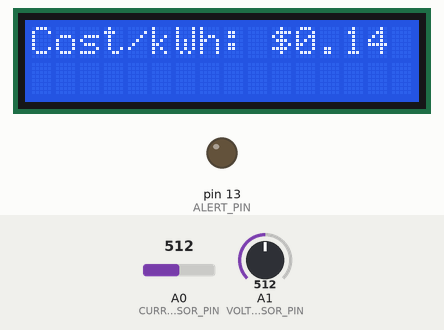
A sketch run on a simulated Arduino Uno, built with avr-gcc and run on an emulated ATmega328P. Shown: 16×2 character LCD, output pins drawn as LEDs (lit = HIGH). Inputs (shaded band) come from the test bench; at power-on: A0 (CURRENT_SENSOR_PIN) = 512, A1 (VOLTAGE_SENSOR_PIN) = 512. Storage starts empty; what the sketch prints to the serial monitor is not drawn.

Above: at 12.4 s.
12.5 s: A0 (CURRENT_SENSOR_PIN) set to 716
At 13.84 s:
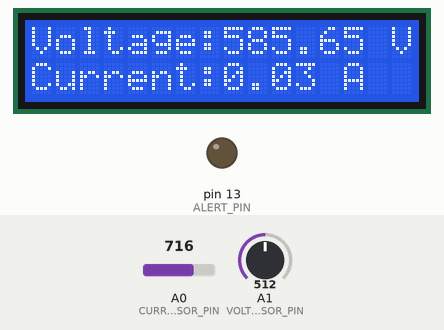
15.5 s: A1 (VOLTAGE_SENSOR_PIN) set to 306
At 16.26 s:
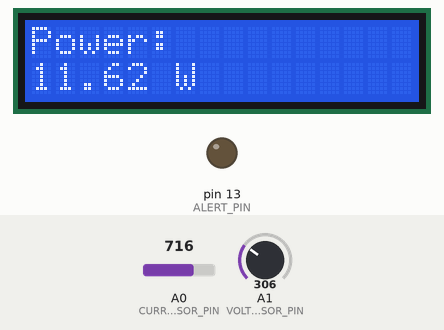
17.9 s: A0 (CURRENT_SENSOR_PIN) set to 746
At 18.67 s:
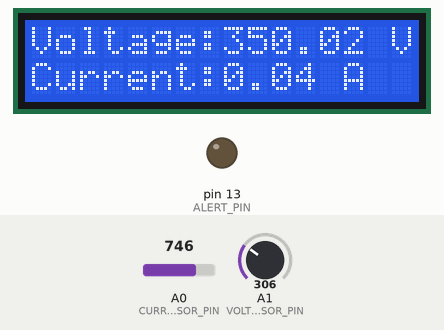
20.3 s: A0 (CURRENT_SENSOR_PIN) set to 780
At 21.08 s:
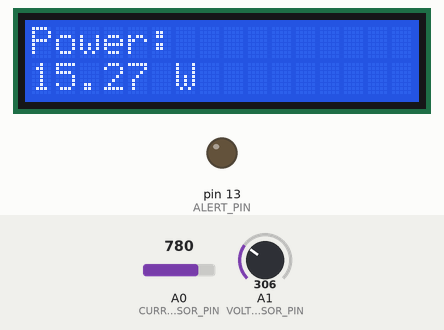
22.7 s: A1 (VOLTAGE_SENSOR_PIN) set to 210
At 23.5 s:
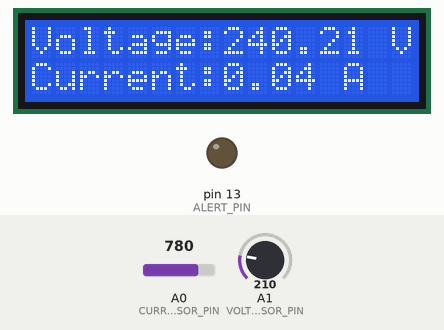
25.2 s: A1 (VOLTAGE_SENSOR_PIN) set to 190
At 25.9 s:
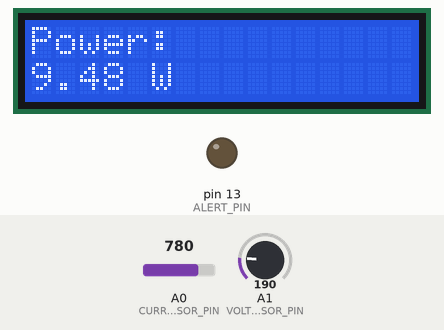
Timing chart, 0 to 28.2 s (numbered marks = the images above; inputs shaded):
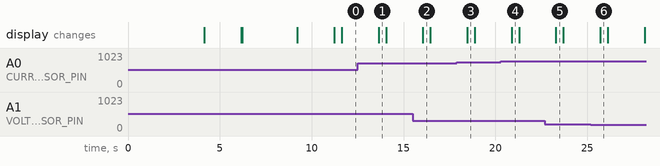

The sketch:

FactorySense.ino
```cpp
// Libraries for LCD and voltage sensor
#include <LiquidCrystal.h>
#include <SPI.h>
#include <SD.h>

// Define pins for current and voltage sensors
#define CURRENT_SENSOR_PIN A0
#define VOLTAGE_SENSOR_PIN A1

// Set up the LCD pins
LiquidCrystal lcd(12, 11, 5, 4, 3, 2);

// Calibration constants for the sensors
const float VOLTAGE_CALIBRATION = 234.26;  // Adjust based on the sensor
const float CURRENT_CALIBRATION = 30.0;    // Adjust based on the sensor

void inner_setup() {
  Serial.begin(9600);
  lcd.begin(16, 2);  // Initialize LCD (16x2 size)
  lcd.print("Power Meter");
  delay(2000);
  lcd.clear();
}

unsigned long previousMillis = 0;  // stores the last time display was updated
const long interval = 2000;        // interval at which to update display (2 seconds)
bool showPower = true;             // toggle between showing power and voltage/current

void inner_loop() {
  // Read current from SCT-013
  float current = readCurrent(CURRENT_SENSOR_PIN);

  // Read voltage from ZMPT101B
  float voltage = readVoltage(VOLTAGE_SENSOR_PIN);

  // Calculate power consumption (P = V * I)
  float power = voltage * current;

  // Get the current time
  unsigned long currentMillis = millis();

  // If 2 seconds have passed, update the display
  if (currentMillis - previousMillis >= interval) {
    previousMillis = currentMillis;

    lcd.clear();

    if (showPower) {
      // Display power on the LCD
      lcd.setCursor(0, 0);
      lcd.print("Power:");
      lcd.setCursor(0, 1);
      lcd.print(power);
      lcd.print(" W");
    } else {
      // Display voltage and current on the LCD
      lcd.setCursor(0, 0);
      lcd.print("Voltage:");
      lcd.print(voltage);
      lcd.print(" V");
      lcd.setCursor(0, 1);
      lcd.print("Current:");
      lcd.print(current);
      lcd.print(" A");
    }

    // Toggle the display flag
    showPower = !showPower;
  }

  // Print to Serial Monitor
  Serial.print("Current: ");
  Serial.print(current);
  Serial.print(" A, Voltage: ");
  Serial.print(voltage);
  Serial.print(" V, Power: ");
  Serial.print(power);
  Serial.println(" W");
}

float readCurrent(int pin) {
  int sensorValue = analogRead(pin);
  float current = (sensorValue - 512) * (5.0 / 1024.0) / CURRENT_CALIBRATION;
  return abs(current);  // Return the absolute current value
}

float readVoltage(int pin) {
  int sensorValue = analogRead(pin);
  float voltage = sensorValue * (5.0 / 1024.0) * VOLTAGE_CALIBRATION;
  return voltage;
}


// SD card chip select pin
const int chipSelect = 4;  // Adjust based on your SD card module

void inner3_setup() {
  inner_setup();
  Serial.begin(9600);

  // Initialize LCD
  lcd.begin(16, 2);
  lcd.print("Power Meter");
  delay(2000);
  lcd.clear();

  // Initialize SD card
  if (!SD.begin(chipSelect)) {
    Serial.println("SD card initialization failed!");
    lcd.print("SD Init Failed");
    return;
  }
  Serial.println("SD card initialized.");
  lcd.print("SD Init Success");
  delay(2000);
  lcd.clear();
}

void logDataToSD(float voltage, float current, float power) {
  // Open the file for appending
  File dataFile = SD.open("datalog.txt", FILE_WRITE);

  // If the file is available, write the data
  if (dataFile) {
    dataFile.print("Voltage: ");
    dataFile.print(voltage);
    dataFile.print(" V, Current: ");
    dataFile.print(current);
    dataFile.print(" A, Power: ");
    dataFile.print(power);
    dataFile.println(" W");
    dataFile.close();  // Close the file
    Serial.println("Data logged to SD card.");
  } else {
    Serial.println("Error opening datalog.txt");
  }
}

void inner3_loop() {
  inner_loop();
  // Read current from SCT-013
  float current = readCurrent(CURRENT_SENSOR_PIN);

  // Read voltage from ZMPT101B
  float voltage = readVoltage(VOLTAGE_SENSOR_PIN);

  // Calculate power consumption (P = V * I)
  float power = voltage * current;

  // Log data to SD card
  logDataToSD(voltage, current, power);

  // Existing alternating display code (from version 2.0)
  unsigned long currentMillis = millis();

  if (currentMillis - previousMillis >= interval) {
    previousMillis = currentMillis;

    lcd.clear();

    if (showPower) {
      lcd.setCursor(0, 0);
      lcd.print("Power:");
      lcd.setCursor(0, 1);
      lcd.print(power);
      lcd.print(" W");
    } else {
      lcd.setCursor(0, 0);
      lcd.print("Voltage:");
      lcd.print(voltage);
      lcd.print(" V");
      lcd.setCursor(0, 1);
      lcd.print("Current:");
      lcd.print(current);
      lcd.print(" A");
    }

    showPower = !showPower;
  }

  // Print to Serial Monitor
  Serial.print("Current: ");
  Serial.print(current);
  Serial.print(" A, Voltage: ");
  Serial.print(voltage);
  Serial.print(" V, Power: ");
  Serial.print(power);
  Serial.println(" W");
}

#include <SoftwareSerial.h>

// Bluetooth module pins
SoftwareSerial bluetooth(10, 11);  // RX, TX pins for Bluetooth module

void inner4_setup() {
  // Call the existing setup function for LCD and SD card
  inner3_setup();

  // Initialize Bluetooth serial communication
  bluetooth.begin(9600);
  Serial.println("Bluetooth initialized.");
}

void sendDataOverBluetooth(float voltage, float current, float power) {
  bluetooth.print("Voltage: ");
  bluetooth.print(voltage);
  bluetooth.print(" V, Current: ");
  bluetooth.print(current);
  bluetooth.print(" A, Power: ");
  bluetooth.print(power);
  bluetooth.println(" W");

  Serial.println("Data sent over Bluetooth.");
}

void inner4_loop() {
  // Call the existing loop function for data logging and display
  inner3_loop();

  // Read current from SCT-013
  float current = readCurrent(CURRENT_SENSOR_PIN);

  // Read voltage from ZMPT101B
  float voltage = readVoltage(VOLTAGE_SENSOR_PIN);

  // Calculate power consumption (P = V * I)
  float power = voltage * current;

  // Send data over Bluetooth
  sendDataOverBluetooth(voltage, current, power);
}

void inner5_setup() {
  // Call the existing setup function for LCD and SD card
  inner4_setup();
}

// New Feature: Real-time power consumption graphing

void plotPowerGraph(float power) {
  // This function will print the power value in a way that can be used by the Arduino Serial Plotter
  Serial.print("Power: ");
  Serial.println(power);  // Power value is plotted on the graph
}

void inner5_loop() {
  // Call the existing loop function for logging and Bluetooth transmission
  inner4_loop();

  // Read current from SCT-013
  float current = readCurrent(CURRENT_SENSOR_PIN);

  // Read voltage from ZMPT101B
  float voltage = readVoltage(VOLTAGE_SENSOR_PIN);

  // Calculate power consumption (P = V * I)
  float power = voltage * current;

  // Plot the power graph
  plotPowerGraph(power);

  // Send data over Bluetooth
  sendDataOverBluetooth(voltage, current, power);
}

void inner6_setup(){
  inner5_setup();
}

// New Feature: Calibration for current and voltage sensors

float calibrateCurrentSensor(float currentReading) {
  // Apply calibration factor to current sensor reading
  float calibratedCurrent = currentReading * CURRENT_CALIBRATION;
  return calibratedCurrent;
}

float calibrateVoltageSensor(float voltageReading) {
  // Apply calibration factor to voltage sensor reading
  float calibratedVoltage = voltageReading * VOLTAGE_CALIBRATION;
  return calibratedVoltage;
}

void inner6_loop() {
  // Call the existing loop function for logging and Bluetooth transmission
  inner5_loop();

  // Read current from SCT-013 and apply calibration
  float rawCurrent = readCurrent(CURRENT_SENSOR_PIN);
  float current = calibrateCurrentSensor(rawCurrent);

  // Read voltage from ZMPT101B and apply calibration
  float rawVoltage = readVoltage(VOLTAGE_SENSOR_PIN);
  float voltage = calibrateVoltageSensor(rawVoltage);

  // Calculate power consumption (P = V * I)
  float power = voltage * current;

  // Plot the power graph
  plotPowerGraph(power);

  // Send data over Bluetooth
  sendDataOverBluetooth(voltage, current, power);
}


// New Feature: Power Threshold Alert

const float POWER_THRESHOLD = 100.0;  // Example threshold (in watts)
const int ALERT_PIN = 13;             // Pin connected to the alert system (e.g., LED)

void inner7_setup() {
  inner6_setup();  // Call version 6.0 setup

  // Set up the alert pin
  pinMode(ALERT_PIN, OUTPUT);
  digitalWrite(ALERT_PIN, LOW);  // Turn off alert at start

  Serial.println("Version 7.0 Setup Complete");
}

void inner7_loop() {
  inner6_loop();  // Call version 6.0 loop

  // Check if power exceeds threshold
  float current = readCurrent(CURRENT_SENSOR_PIN);
  float voltage = readVoltage(VOLTAGE_SENSOR_PIN);
  float power = voltage * current;

  if (power > POWER_THRESHOLD) {
    digitalWrite(ALERT_PIN, HIGH);  // Turn on alert (e.g., LED on)
    Serial.println("Power threshold exceeded! Alert triggered.");
  } else {
    digitalWrite(ALERT_PIN, LOW);   // Turn off alert (e.g., LED off)
  }

  Serial.println("Version 7.0 Loop Running");
}


// New Feature: Timestamping for Readings

void logDataWithTimestamp(float voltage, float current, float power) {
  // Get the current timestamp
  unsigned long timestamp = millis();  // Use millis for simplicity; can be replaced with a real RTC module

  // Log the data with the timestamp to the Serial Monitor
  Serial.print("Timestamp: ");
  Serial.print(timestamp);
  Serial.print(", Voltage: ");
  Serial.print(voltage);
  Serial.print(" V, Current: ");
  Serial.print(current);
  Serial.print(" A, Power: ");
  Serial.print(power);
  Serial.println(" W");

  // If needed, log the timestamp to the SD card as well
  File dataFile = SD.open("datalog.txt", FILE_WRITE);
  if (dataFile) {
    dataFile.print("Timestamp: ");
    dataFile.print(timestamp);
    dataFile.print(", Voltage: ");
    dataFile.print(voltage);
    dataFile.print(" V, Current: ");
    dataFile.print(current);
    dataFile.print(" A, Power: ");
    dataFile.println(power);
    dataFile.close();
  } else {
    Serial.println("Error opening datalog.txt");
  }
}

void inner8_setup(){
  inner7_setup();
}

void inner8_loop() {
  inner7_loop();  // Call version 7.0 loop

  // Read current from SCT-013
  float current = readCurrent(CURRENT_SENSOR_PIN);

  // Read voltage from ZMPT101B
  float voltage = readVoltage(VOLTAGE_SENSOR_PIN);

  // Calculate power consumption (P = V * I)
  float power = voltage * current;

  // Log data with timestamp
  logDataWithTimestamp(voltage, current, power);

  // Check if power exceeds threshold (from v7.0)
  if (power > POWER_THRESHOLD) {
    digitalWrite(ALERT_PIN, HIGH);  // Turn on alert (e.g., LED on)
    Serial.println("Power threshold exceeded! Alert triggered.");
  } else {
    digitalWrite(ALERT_PIN, LOW);   // Turn off alert (e.g., LED off)
  }

  Serial.println("Version 8.0 Loop Running");
}


// New Feature: Energy Cost Estimation

const float COST_PER_KWH = 0.12;  // Cost per kilowatt-hour in USD

void inner9_setup() {
  inner8_setup();  // Call version 8.0 setup

  Serial.println("Version 9.0 Setup Complete with Energy Cost Estimation");
}

void inner9_loop() {
  inner8_loop();  // Call version 8.0 loop

  // Calculate power consumption (P = V * I)
  float current = readCurrent(CURRENT_SENSOR_PIN);
  float voltage = readVoltage(VOLTAGE_SENSOR_PIN);
  float power = voltage * current;  // Power in watts

  // Estimate energy cost based on power consumption
  float energyConsumedKWh = power / 1000.0;  // Convert power from watts to kilowatts
  float estimatedCost = energyConsumedKWh * COST_PER_KWH;

  // Print the estimated cost
  Serial.print("Estimated Cost: $");
  Serial.println(estimatedCost);

  Serial.println("Version 9.0 Loop Running");
}


// New Feature: Settings Menu on LCD

float newPowerThreshold = POWER_THRESHOLD;
float newCostPerKWH = COST_PER_KWH;

void displaySettingsMenu() {
  lcd.clear();
  lcd.setCursor(0, 0);
  lcd.print("1.Power Threshold");
  lcd.setCursor(0, 1);
  lcd.print("2.Cost/kWh");
  delay(3000);
}

void updateSettings(int option) {
  switch (option) {
    case 1:
      // Simulate adjusting power threshold
      newPowerThreshold = newPowerThreshold + 10.0;
      lcd.clear();
      lcd.print("Threshold: ");
      lcd.print(newPowerThreshold);
      delay(2000);
      break;
    case 2:
      // Simulate adjusting cost per kWh
      newCostPerKWH = newCostPerKWH + 0.02;
      lcd.clear();
      lcd.print("Cost/kWh: $");
      lcd.print(newCostPerKWH);
      delay(2000);
      break;
    default:
      lcd.clear();
      lcd.print("Invalid Option");
      delay(2000);
      break;
  }
}

void setup() {
  inner9_setup();  // Call version 9.0 setup

  displaySettingsMenu();
  int selectedOption = 1;  // For now, we simulate option selection. Adjust to your input method.
  updateSettings(selectedOption);

  Serial.println("Version 10.0 Setup Complete with Settings Menu");
}

void loop() {
  inner9_loop();  // Call version 9.0 loop

  // Simulate adjusting settings via a menu in the loop
  int selectedOption = 2;  // For now, we simulate option selection. Adjust to your input method.
  updateSettings(selectedOption);

  Serial.println("Version 10.0 Loop Running");
}
```

Measured:
- the behaviour switches between 761 and 762 on A0 (CURRENT_SENSOR_PIN) (found by bisection; images 3 and 4)
- the behaviour switches between 201 and 200 on A1 (VOLTAGE_SENSOR_PIN) (found by bisection; images 5 and 6)
- what the display in image 1 shows lasts 0.5 s, from 13.6 s to 14.1 s
